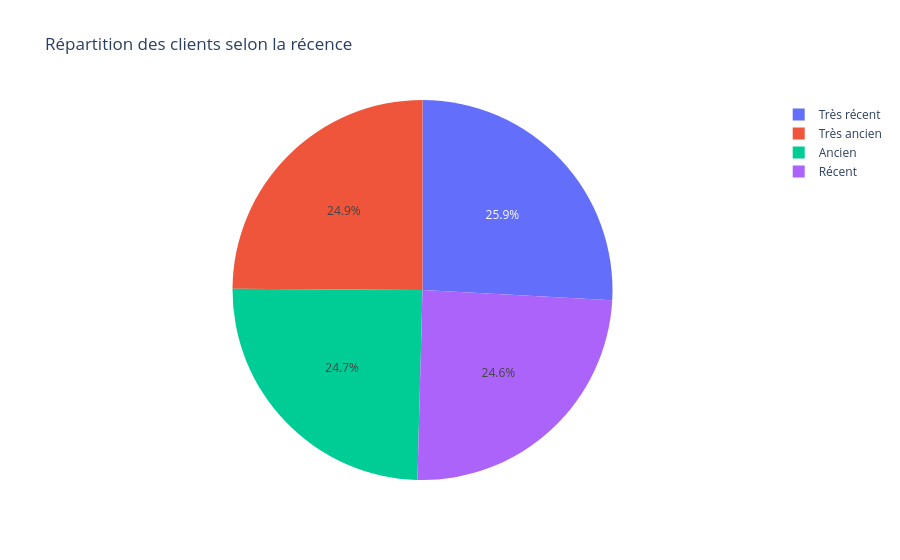

This figure's notebook cell:
### Code cell
fig = px.pie(
    last_purchase,
    names="RecencyCategory",
    title="Répartition des clients selon la récence"
)
fig.show()

### Figure 1 — Plotly figure (JSON) as saved in the notebook; plotly's stock layout.template omitted (floating-point values rounded to 4 significant figures; data arrays with more than 128 entries replaced by an {"elided": "..."} marker saying what was removed)
{"data": [{"domain": {"x": [0, 1], "y": [0, 1]}, "hovertemplate": "RecencyCategory=%{label}<extra></extra>", "labels": {"elided": "4371 str values"}, "legendgroup": "", "name": "", "showlegend": true, "type": "pie"}], "layout": {"autosize": true, "legend": {"tracegroupgap": 0}, "title": {"text": "Répartition des clients selon la récence"}}}
